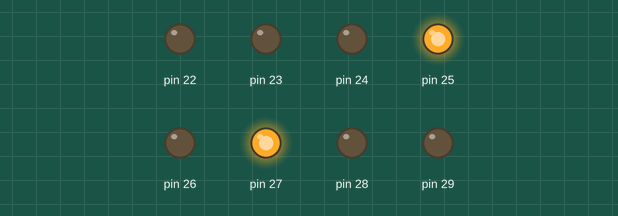
Bench run of a sketch on a simulated Arduino Mega 2560, built with avr-gcc and run on an emulated ATmega2560. Parts: output pins drawn as LEDs (lit = HIGH). What the sketch prints to the serial monitor is not drawn.

Above: at 1.7 s.
At 6.9 s:
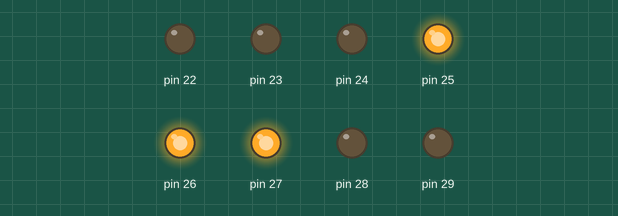
At 7.9 s:
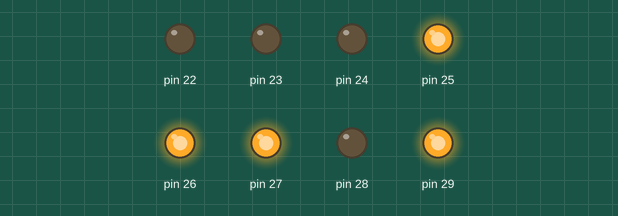
At 8.9 s:
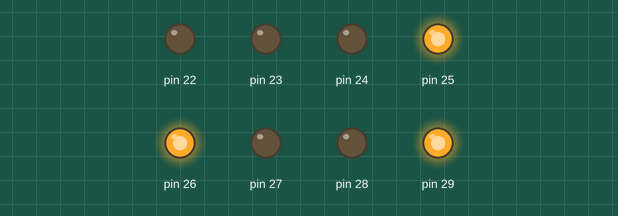
At 12.0 s:
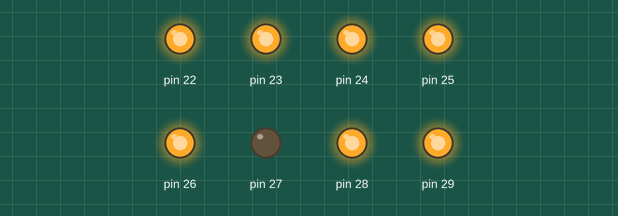
At 15.3 s:
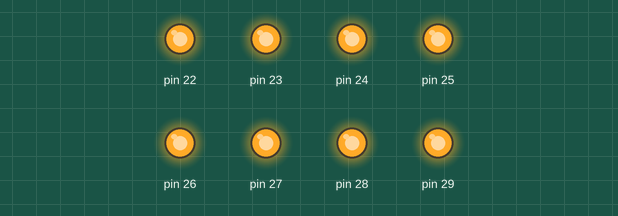
Timing chart, 0 to 16.8 s (numbered marks = the images above):
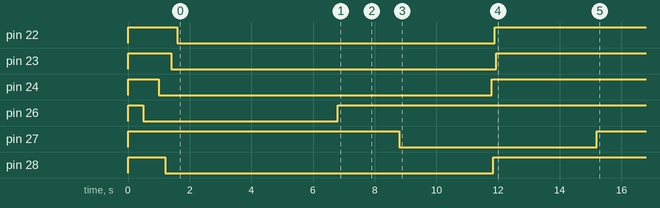

The sketch:

pin.ino
```cpp
//27 servo
//29 kiri
// 26 top

void setup() {
  Serial.begin(115200);
  // put your setup code here, to run once:

  for (int pin = 22; pin <= 29; pin++) {
    pinMode(pin, OUTPUT);
    digitalWrite(pin, HIGH);
  }
  digitalWrite(29,LOW);
  delay(500);
  digitalWrite(26,LOW);
  delay(500);
  // for(int on = 22; on <= 24; on++){
  //   digitalWrite(on,LOW);
  //   delay(200);

  // }
  digitalWrite(24,LOW);
  delay(200);
  digitalWrite(28,LOW);
  delay(200);
  digitalWrite(23,LOW);
  delay(200);
  digitalWrite(22,LOW);
  delay(200);
  delay(5000);
  digitalWrite(26,HIGH);
  delay(1000);
  digitalWrite(29,HIGH);
  delay(1000);
  digitalWrite(27,LOW);
  delay(3000);
  // for(int on = 22; on <= 24; on++){
  //   digitalWrite(on,HIGH);
  //   delay(50);
  // }
  // digitalWrite(23,LOW);
  // delay(50);
  // digitalWrite(24,LOW);
  // delay(50);
  // digitalWrite(22,LOW);
  // delay(50);
  // digitalWrite(23,LOW);
  // delay(50)
  digitalWrite(24,HIGH);
  delay(50);
  digitalWrite(28,HIGH);
  delay(50);
  digitalWrite(22,HIGH);
  delay(50);
  digitalWrite(23,HIGH);
  delay(50);
  delay(200);
  delay(3000);
  digitalWrite(27,HIGH);

}

void loop() {
  Serial.println("test");
  // put your main code here, to run repeatedly:

}
```
